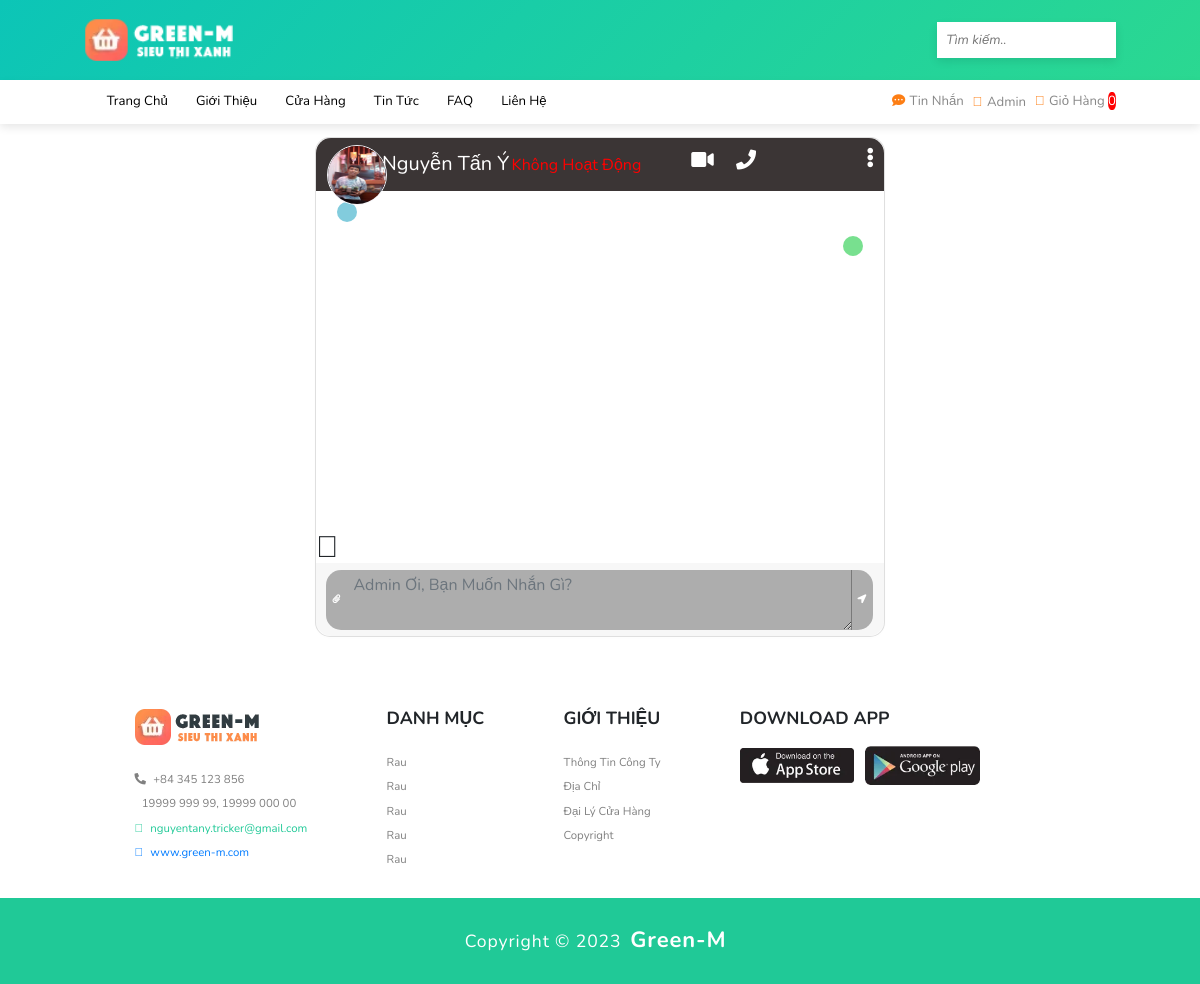
Page /public/index.php?act=mess_chat&from=10&to=1 (signed in) on the earlier database version.
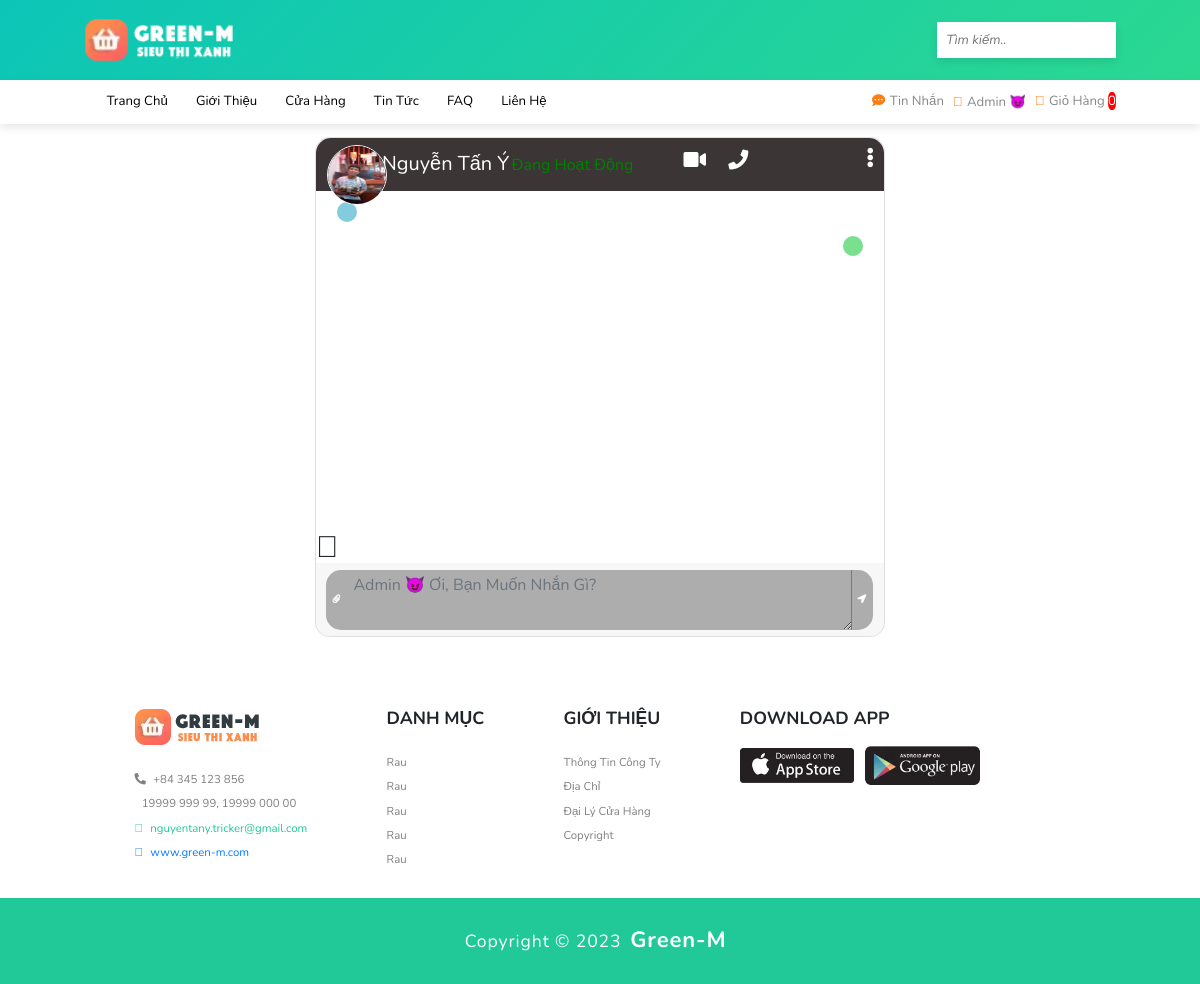
Same page on the later database version.
### tables this page shows
CREATE TABLE `account` (
  `account_id` int(123) NOT NULL,
  `account_name` longblob NOT NULL,
  `account_sex` varchar(3) NOT NULL,
  `account_address` varchar(80) NOT NULL,
  `account_number_pay` varchar(25) NOT NULL,
  `account_pay` varchar(15) NOT NULL,
  `account_avt` varchar(299) NOT NULL DEFAULT 'view/images/account/user.png',
  `account_username` varchar(30) NOT NULL,
  `account_email` varchar(40) NOT NULL,
  `account_verified_mail` varchar(15) NOT NULL DEFAULT 'Chưa xác thực',
  `account_phone` varchar(10) NOT NULL,
  `account_pass` varchar(100) NOT NULL,
  `account_position` varchar(20) NOT NULL DEFAULT 'Khách hàng',
  `account_notify` varchar(100) NOT NULL,
  `account_status` varchar(30) NOT NULL DEFAULT 'Offline',
  `time_reg` timestamp NOT NULL DEFAULT current_timestamp()
);

### public/model_dao/connect.php (called while the page is built, shortened)
<?php
    class dao_con {
        function conn_db() {
            $sqlServer = "mysql:host=localhost; dbname=green_m8683";
            $username = "root";
            $password = "";
            try {
                $conn = new PDO($sqlServer, $username, $password);
                $conn->setAttribute(PDO::ATTR_ERRMODE, PDO::ERRMODE_EXCEPTION);
            } catch(PDOException $e) {
                echo 'Ket noi database that bai do ' . $e->getMessage();
            }
            return $conn;
        }
        function conn_show_one($sql) {
            $conn = $this->conn_db();
            $sqlBindParam = array_slice(func_get_args(), 1);
            try {
                $stmt = $conn->prepare($sql);
                $stmt->execute($sqlBindParam);
                $ketqua = $stmt->fetch();
                return $ketqua;
            } catch (PDOException $e) {
                throw $e;
            } finally {
                unset($conn);
            }
        }
    }
?>

### public/model_dao/message.php (called while the page is built, shortened)
<?php
    include_once "connect.php";
    class mess_lass extends dao_con {
        function show_mess_info($a) {
            $sql = "SELECT *
                    FROM account
                    WHERE account_id = ?
            ";
            return $this->conn_show_one($sql, $a);
        }
    }
?>

### public/view/mess_chat.php (the view, shortened to what this page needs)
<br>
<div class="col-md-6 col-xl-6 chat">
    <div class="card">
        <div class="card-header msg_head" style="background: rgb(59, 53, 53);">
            <div class="d-flex bd-highlight">
                <div class="img_cont_msg avt_to_9">
                    <img style="position: relative; z-index: 999999;" src="<?=$show_mess_info['account_avt']?>" class="rounded-circle user_img">
                </div>
                <div class="user_info">
                    <span><?=$show_mess_info['account_name']?></span>
                    <?php
                        if($show_mess_info['account_status'] == "Online") {
                            echo '<label style="color: green; font-size: 16px;">Đang hoạt động</label>';
                        } else {
                            echo '<label style="color: red; font-size: 16px;">Không hoạt động</label>';
                        }
                    ?>
                </div>
                <div class="video_cam">
                    <span><i class="fas fa-video"></i></span>
                    <span><i class="fas fa-phone"></i></span>
                </div>
            </div>
            <span id="action_menu_btn"><i class="fas fa-ellipsis-v"></i></span>
        </div>
        <div class="card-body msg_card_body">
            <div class="d-flex justify-content-start mb-4">
                <div class="msg_cotainer">
                </div>
            </div>
            <div class="d-flex justify-content-end mb-4">
                <div class="msg_cotainer_send">
                </div>
            </div>
        </div>
        <div class="bocpause"><i style="font-size: 30px; cursor: pointer;" class="fad fa-pause-circle pauseline"></i></div>
        <div class="card-footer">
            <div class="input-group">
                <div class="input-group-append">
                    <span class="input-group-text attach_btn"><i class="fas fa-paperclip"></i></span>
                </div>
                <textarea name="" class="form-control type_msg" style="font-size: 16px;" placeholder="<?=$_SESSION['83x86']['account_name']?> ơi, bạn muốn nhắn gì?"></textarea>
                <div class="input-group-append">
                    <span class="input-group-text send_btn"><i class="fas fa-location-arrow"></i></span>
                </div>
            </div>
        </div>
    </div>
</div>

Differences in the rows shown:
changed account "Nguyễn Tấn Ý": account_status "Offline" → "Online" (drawn)
Other differences:
$_SESSION['83x86']['account_name']: "Admin" → "Admin 😈"
form field 83x86: "Admin ơi, bạn muốn nhắn gì?" → "Admin 😈 ơi, bạn muốn nhắn gì?"
text no longer shown: "Không Hoạt Động"
text now shown: "Đang Hoạt Động"
